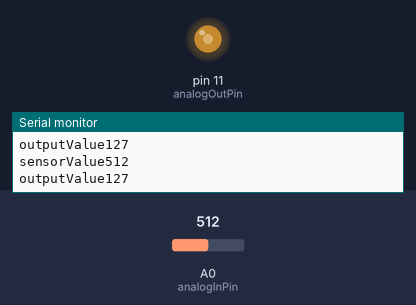
Bench run of a sketch on a simulated Arduino Uno, built with avr-gcc and run on an emulated ATmega328P. On the bench: output pins drawn as LEDs (lit = HIGH), the last lines printed to the serial monitor. The inputs (shaded band) are chosen by the test bench; at power-on: A0 (analogInPin) = 512.

Above: at 1.8 s.
1.9 s: A0 (analogInPin) set to 716
At 3.2 s:
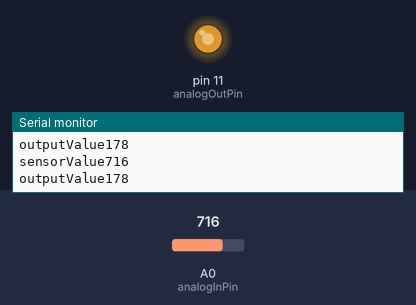
3.5 s: A0 (analogInPin) set to 900
At 4.9 s:
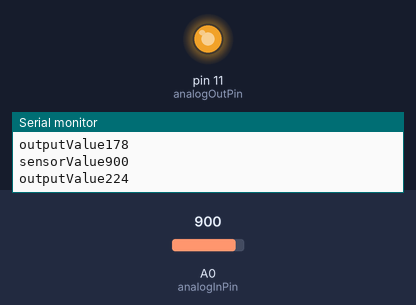
5.5 s: A0 (analogInPin) set to 122
At 6.5 s:
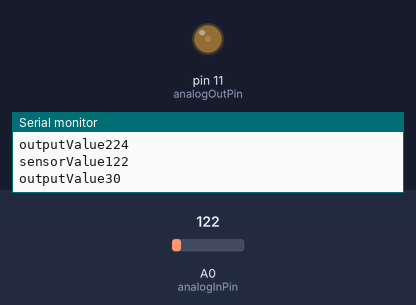
7.5 s: A0 (analogInPin) set to 0
At 9.2 s:
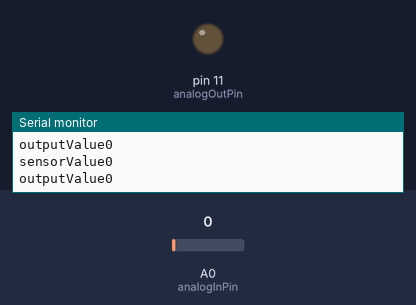
9.5 s: A0 (analogInPin) set to 511
At 10.8 s:
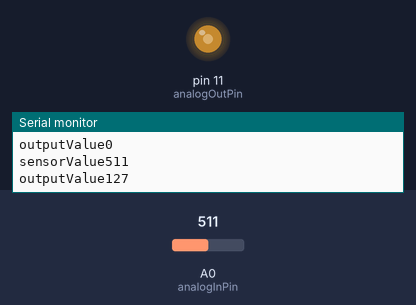
Timing chart, 0 to 12.5 s (numbered marks = the images above; inputs shaded):
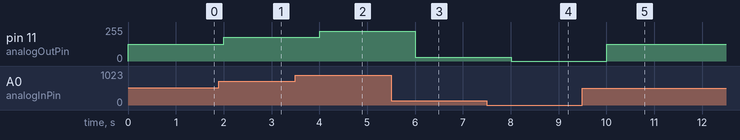

Measured:
- after the input at 1.9 s, pin 11 (analogOutPin): 127/255 → 178/255 after 0.10 s
- after the input at 3.5 s, pin 11 (analogOutPin): 178/255 → 224/255 after 0.50 s
- after the input at 5.5 s, pin 11 (analogOutPin): 224/255 → 30/255 after 0.50 s
- after the input at 7.5 s, pin 11 (analogOutPin): 30/255 → 0/255 after 0.51 s
- after the input at 9.5 s, pin 11 (analogOutPin): 0/255 → 127/255 after 0.51 s

The sketch:

potentiometer.ino
```cpp
const int analogInPin = A0;
const int analogOutPin = 11;

int sensorValue = 0;
int outputValue = 0;

void setup(){
  Serial.begin(9600);
}
void loop(){
  sensorValue = analogRead(analogInPin);
  outputValue = map(sensorValue,0, 1023, 0, 255);
  analogWrite(analogOutPin, outputValue);
  Serial.print("sensorValue");
  Serial.println(sensorValue);
  Serial.print("outputValue");
  Serial.println(outputValue);
  delay(1000);
}
```
